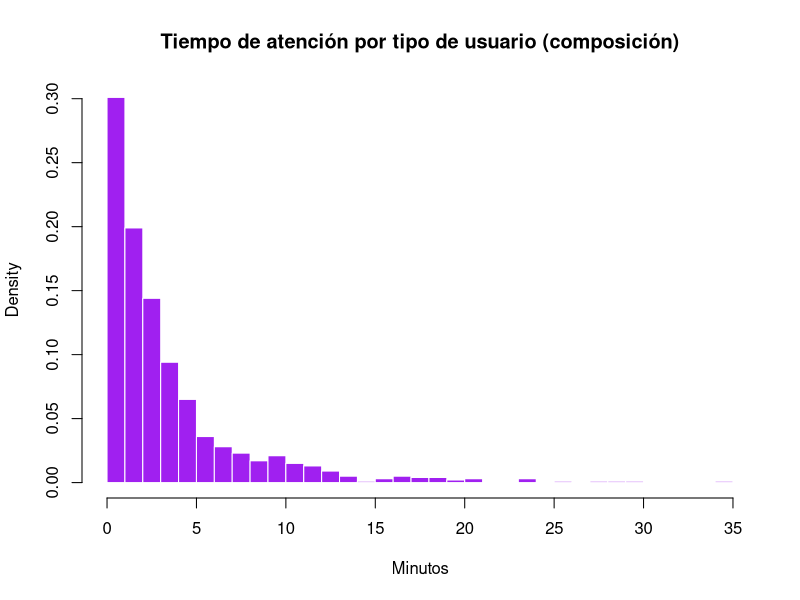

This chart was generated by the following R code:
# Limpia el entorno
rm(list = ls())

# Parámetros
set.seed(2025)
n <- 1000  # número de simulaciones
p_joven <- 0.6
p_adulto <- 0.4

# Paso 1: Generar tipo de usuario (0 = joven, 1 = adulto mayor)
tipo_usuario <- rbinom(n, size = 1, prob = p_adulto)

# Paso 2: Generar tiempos según tipo
tiempos <- numeric(n)
for (i in 1:n) {
  if (tipo_usuario[i] == 0) {
    tiempos[i] <- rexp(1, rate = 1/2)  # joven: media 2 min
  } else {
    tiempos[i] <- rexp(1, rate = 1/5)  # adulto mayor: media 5 min
  }
}

# Mostrar primeras simulaciones
head(tiempos, 20)

# Estadísticos descriptivos
cat("Media simulada:", mean(tiempos), "\n")

# Histograma
hist(tiempos,
     breaks = 30,
     probability = TRUE,
     main = "Tiempo de atención por tipo de usuario (composición)",
     xlab = "Minutos",
     col = "purple",
     border = "white")

